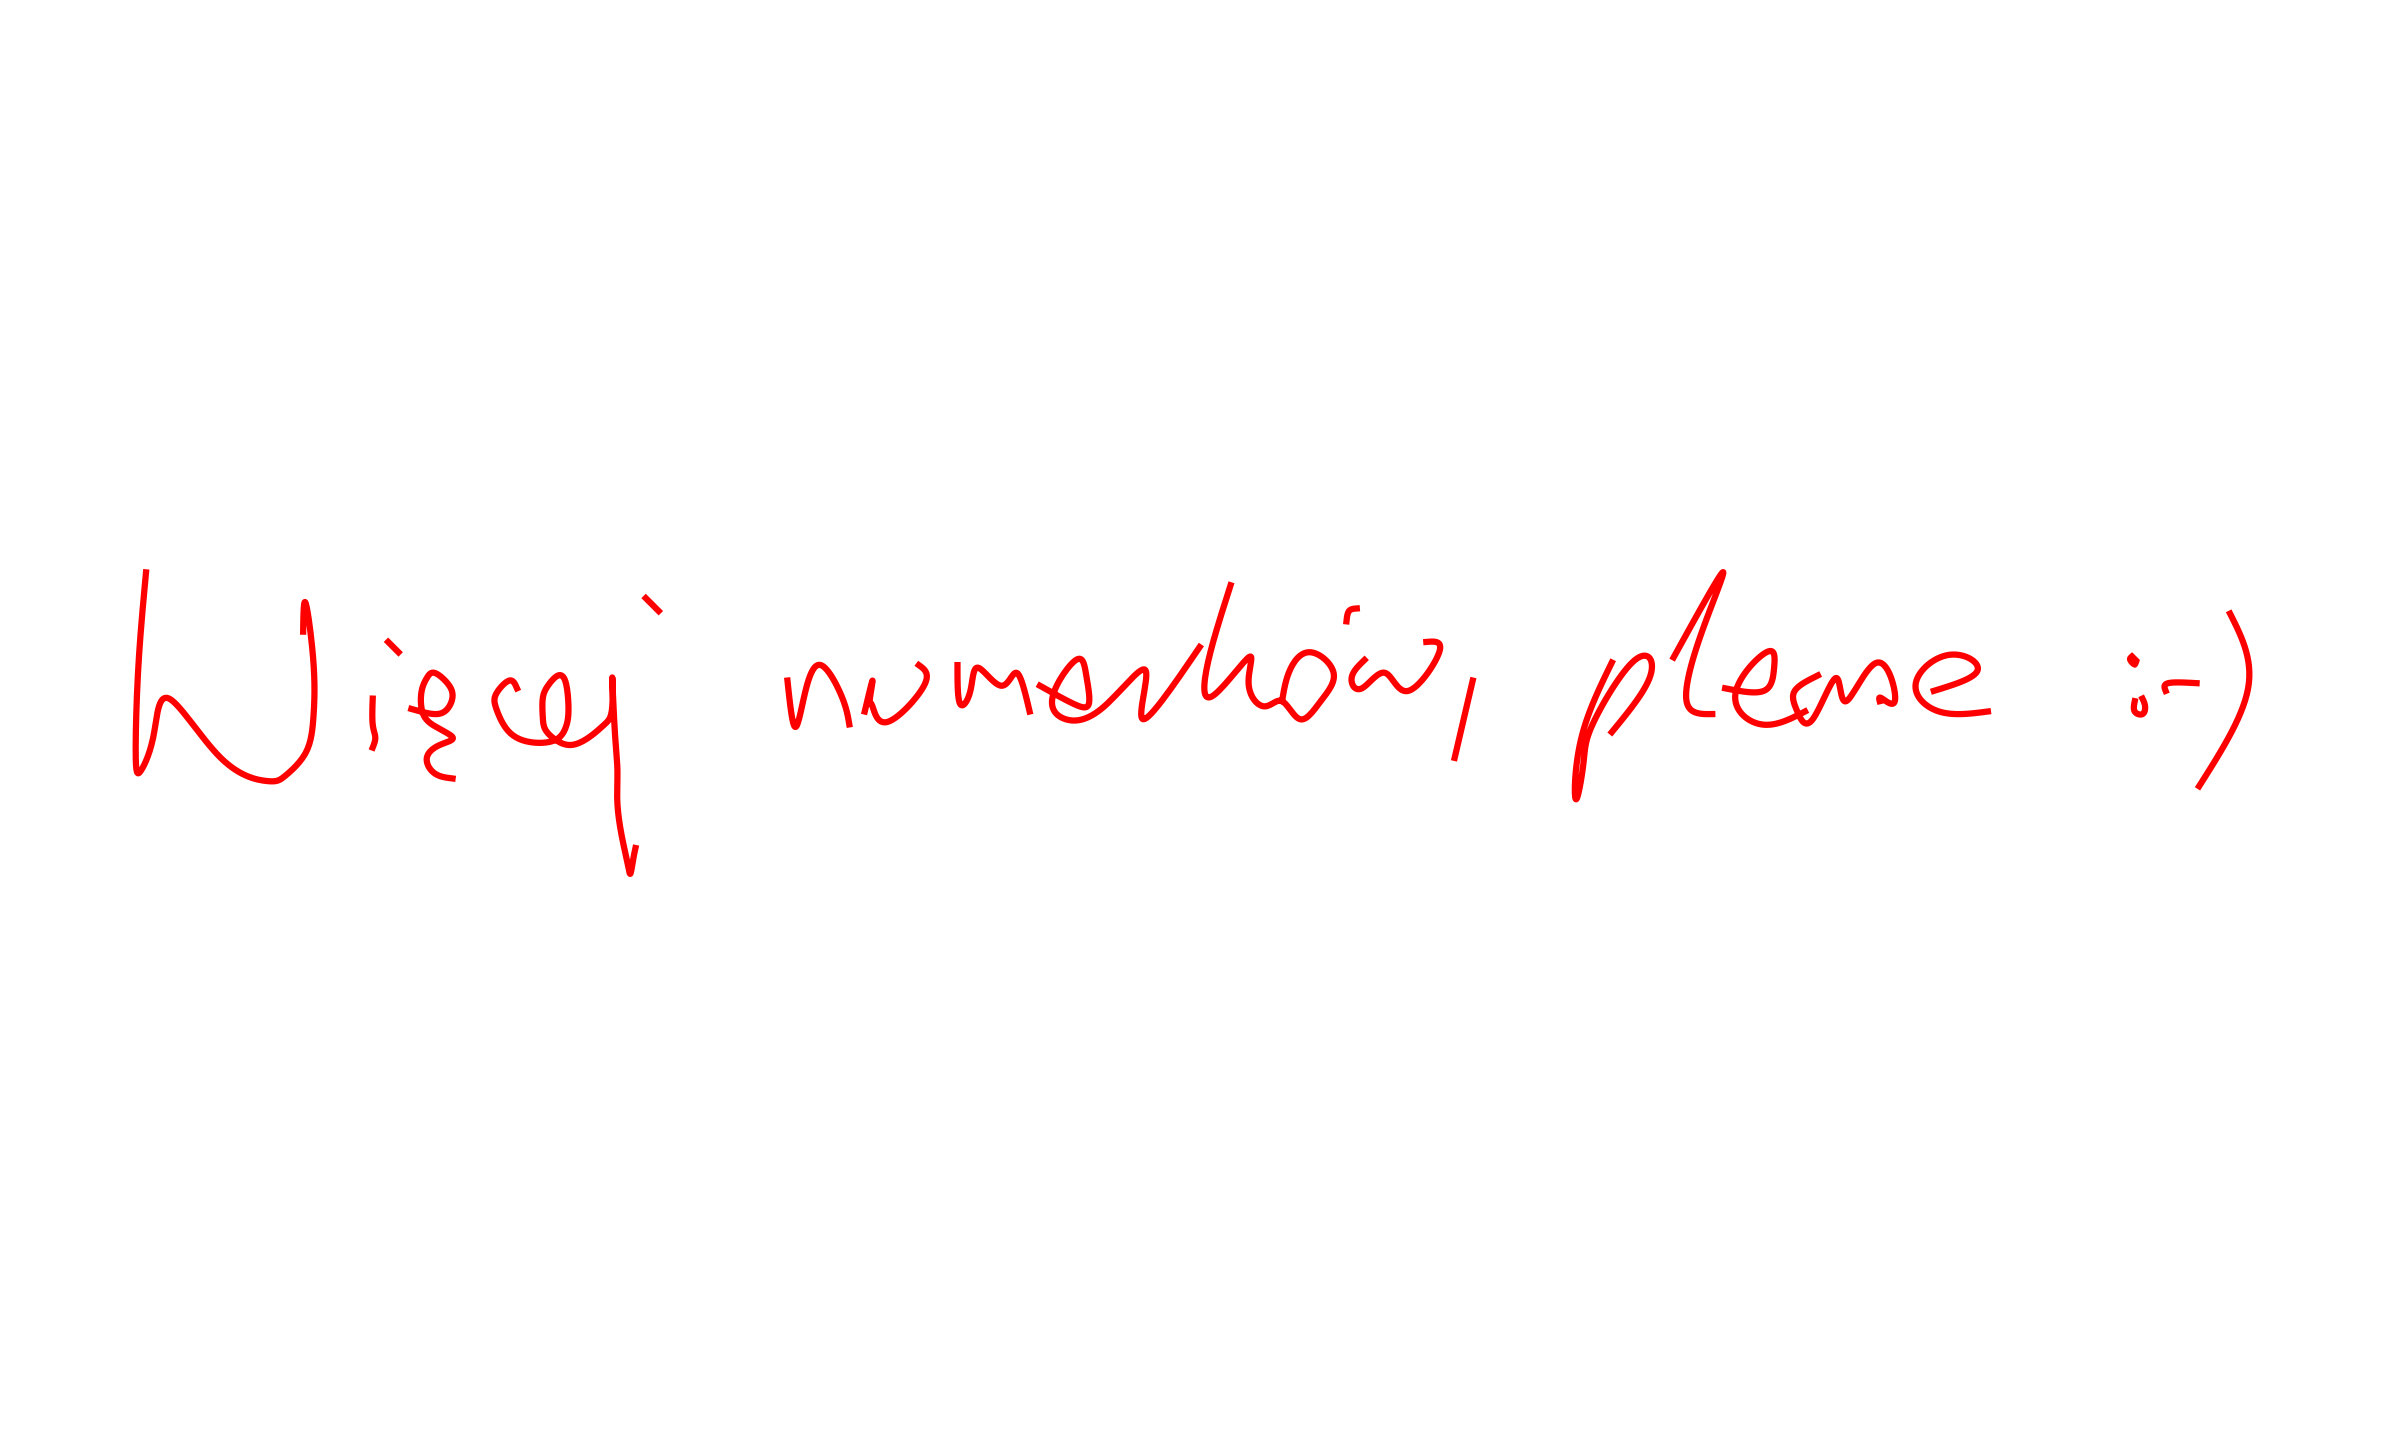

Write the Python code that produced this figure.
import numpy as np
import matplotlib.pyplot as plt

NUMER_INDEKSU = "353535"

#funkcja wyznaczajaca wektor momentow (metoda Thomasa)
def momenty(t, y):
    n = len(t) - 1
    if n < 2: return np.zeros(n + 1)
    
    h = np.diff(t)
    mu = np.zeros(n-1)
    lam = np.zeros(n-1)
    d = np.zeros(n-1)
    
    for i in range(1, n):
        lam[i-1] = h[i] / (h[i-1] + h[i])
        mu[i-1] = 1.0 - lam[i-1]
        diff_r = (y[i+1] - y[i]) / h[i]
        diff_l = (y[i] - y[i-1]) / h[i-1]
        d[i-1] = 6.0 * (diff_r - diff_l) / (h[i-1] + h[i])

    u = np.zeros(n-1)
    q = np.zeros(n-1)
    denom = 2.0
    u[0] = d[0] / denom
    q[0] = lam[0] / denom
    
    for i in range(1, n-1):
        denom = 2.0 - mu[i-1] * q[i-1]
        u[i] = (d[i] - mu[i-1] * u[i-1]) / denom
        q[i] = lam[i] / denom
        
    M = np.zeros(n+1)
    M[n-1] = u[n-2]
    for i in range(n-2, 0, -1):
        M[i] = u[i-1] - q[i-1] * M[i+1]
        
    return M

#funkcja wyznaczajaca wartosc interpolowana w zadanym punkcie
def eval_wartosci(val, t, y, M):
    if val <= t[0]: i = 0
    elif val >= t[-1]: i = len(t) - 2
    else:
        i = np.searchsorted(t, val) - 1
        if i < 0: i = 0
    
    h = t[i+1] - t[i]
    dr = t[i+1] - val
    dl = val - t[i]
    
    term1 = M[i] * (dr)**3 / (6*h)
    term2 = M[i+1] * (dl)**3 / (6*h)
    term3 = (y[i] - M[i]*h**2/6) * (dr/h)
    term4 = (y[i+1] - M[i+1]*h**2/6) * (dl/h)
    return term1 + term2 + term3 + term4

#format wymagany w pliku dane.txt
def format(arr):
    return "[" + ", ".join(f"{x:.10f}".rstrip('0').rstrip('.') for x in arr) + "]"


krzywe = [
    {"x": [17,14,13,15,20,26,46,64,71,79,82,82,79,78], "y": [11,48,82,88,74,60,83,92,90,81,67,46,23,34]}, # w
    {"x": [111, 115], "y": [38, 42]}, # kreska i
    {"x": [105,105,106,105], "y": [60,70,75,79]}, # i
    {"x": [136,129,126,131,136,128,124,124,126,129,134,136,134,129,120], "y": [91,89,83,78,75,70,64,57,52,50,54,59,64,66,64]}, # e
    {"x": [161,158,153,153,158,167,176,180,181,180,177,173,171,171,172,176,182,189,195,198,198,199,200,200,202,204,205,206,207], "y": [56,53,58,64,73,77,76,71,64,54,51,55,60,67,72,76,78,75,70,63,52,73,88,101,115,124,128,123,118]}, # cej
    {"x": [211,216], "y": [21,26]}, # kropka j
    {"x": [266,269,273,279,287,290], "y": [53,71,57,47,59,70]}, # n
    {"x": [296,299,298,299,305,319,317], "y": [65,53,60,63,69,55,47]}, # u
    {"x": [332,333,337,340,349,355,360], "y": [47,62,57,48,55,50,65]}, # m
    {"x": [364,377,383,382,378,369,374,389,405,404,426], "y": [55,62,62,51,45,59,68,63,49,68,40]}, # er
    {"x": [438,429,431,445,445,451,458,465,473,478,469,461,458], "y": [16,47,59,44,54,63,61,68,61,50,42,49,61]}, # ko
    {"x": [487,484,483], "y": [25,26,30]}, # kreska o
    {"x": [490,485,489,498,507,519,514], "y": [45,52,56,50,57,42,38]}, # w
    {"x": [532,525], "y": [53,83]}, # przecinek
    {"x": [586,574,572,575,579,595,601,586], "y": [46,76,99,85,69,45,51,73]}, # p
    {"x": [610,629,621,615,625], "y": [44,11,34,61,66]}, # l
    {"x": [630,645,649,646,634,644,661], "y": [56,57,48,42,58,70,65]}, # e
    {"x": [666,657,658,664,673,677,689,696,691,690], "y": [51,57,65,68,52,61,46,60,60,61]}, # as
    {"x": [711,728,717,704,713,732], "y": [57,49,43,54,65,65]}, # e
    {"x": [788,786,789,791], "y": [42,45,48,45],"fill": True}, # oko 1
    {"x": [789,789,792,793,792], "y": [61,65,66,63,60]}, # oko 2
    {"x": [801,802,813], "y": [57,54,54]}, # nos
    {"x": [826,833,814], "y": [27,56,94]}, # usmiech
]


txt_lines = []
stats_pts = 0
stats_u = 0

plt.figure(figsize=(10, 6))

for k in krzywe:
    x, y = np.array(k["x"], float), np.array(k["y"], float)
    n = len(x)
    t = np.linspace(0.0, 1.0, n)
    
    Mx, My = momenty(t, x), momenty(t, y)
    u = np.linspace(0.0, 1.0, (n-1) * 15 + 1)
    
    sx = [eval_wartosci(val, t, x, Mx) for val in u]
    sy = [eval_wartosci(val, t, y, My) for val in u]
    
    if k.get("fill"):
        plt.fill(sx, sy, 'r')
    else:
        plt.plot(sx, sy, 'r-', linewidth=1.5)
    
    txt_lines.append(f"x := {format(x)}, y := {format(y)}, t := {format(t)} oraz u := {format(u)}")
    stats_pts += n
    stats_u += len(u)

plt.axis('equal')
plt.gca().invert_yaxis()
plt.axis('off')

# Zapisywanie plików wynikowych
# plik_img = f"konkurs-{NUMER_INDEKSU}.png"
# plt.savefig(plik_img, dpi=300, bbox_inches='tight')

# plik_dane = f"konkurs-{NUMER_INDEKSU}-dane.txt"
# with open(plik_dane, "w", encoding="utf-8") as f:
#     f.write("\n\n".join(txt_lines))

# plik_sum = f"konkurs-{NUMER_INDEKSU}-podsumowanie.txt"
# with open(plik_sum, "w", encoding="utf-8") as f:
#     f.write(f"{len(krzywe)}, {stats_pts}, {stats_u}")

# print(f"Utworzono:\n1. {plik_img}\n2. {plik_dane}\n3. {plik_sum}")
